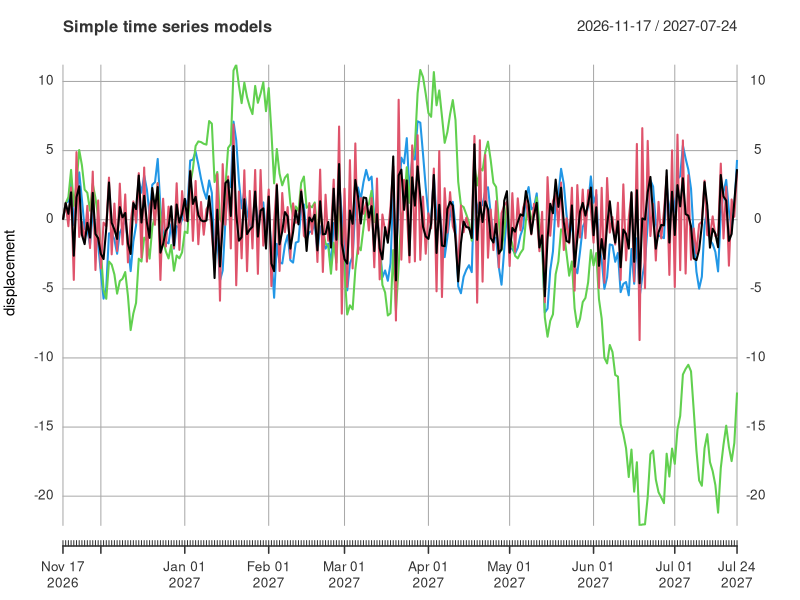
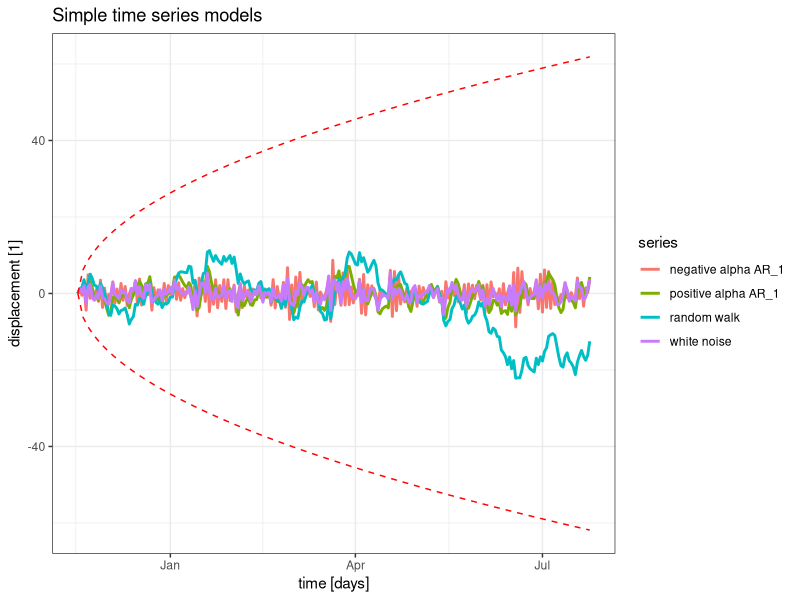
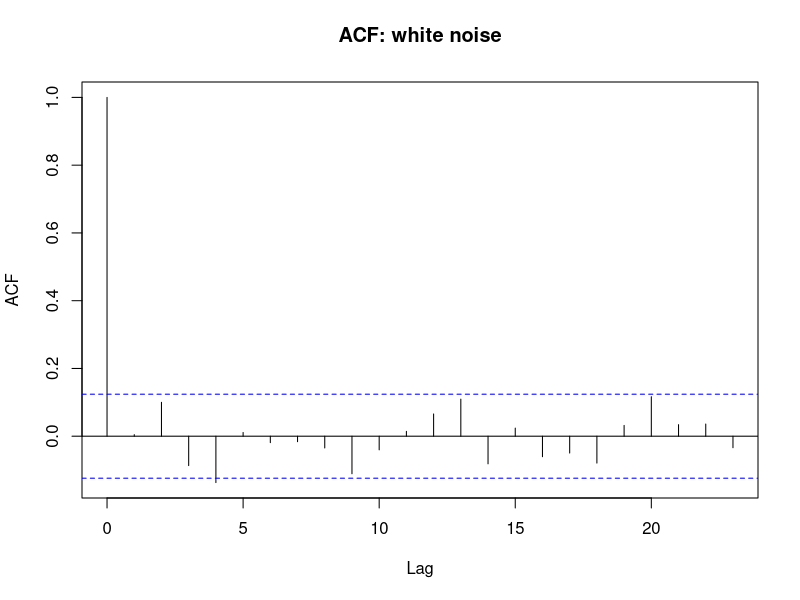
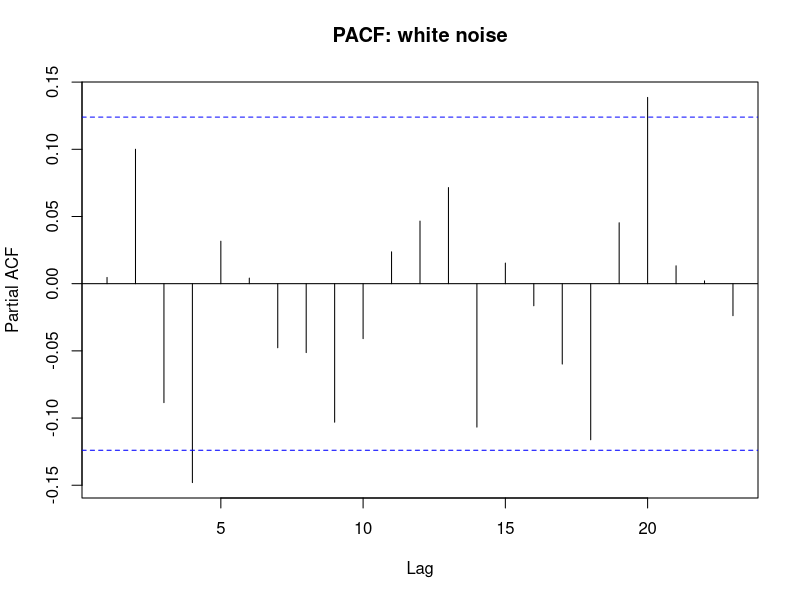
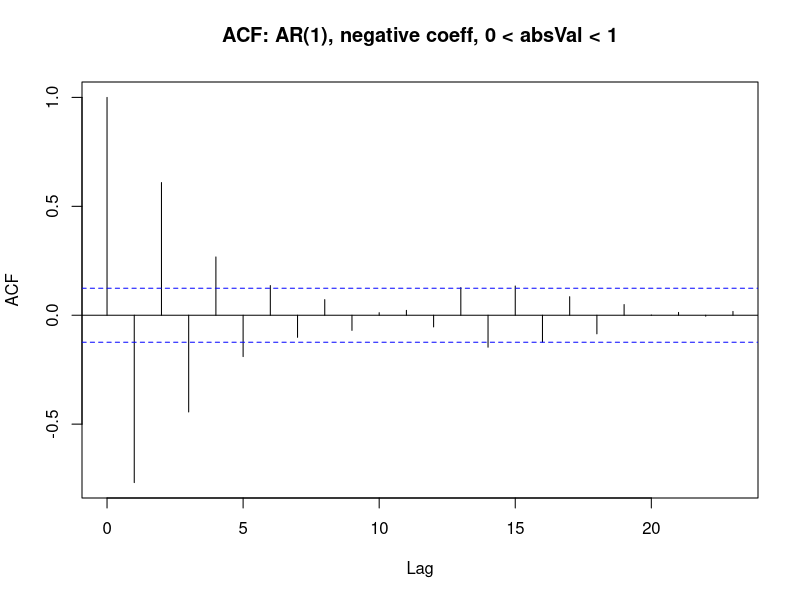
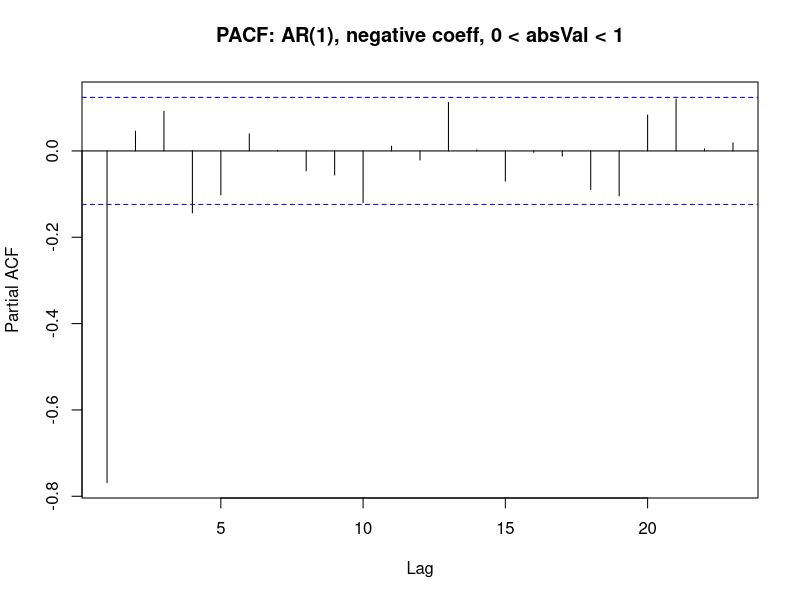
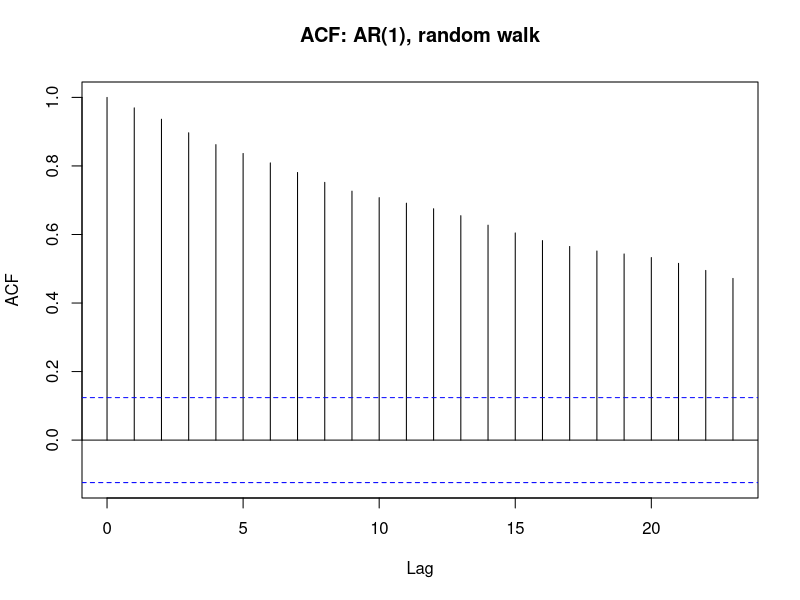
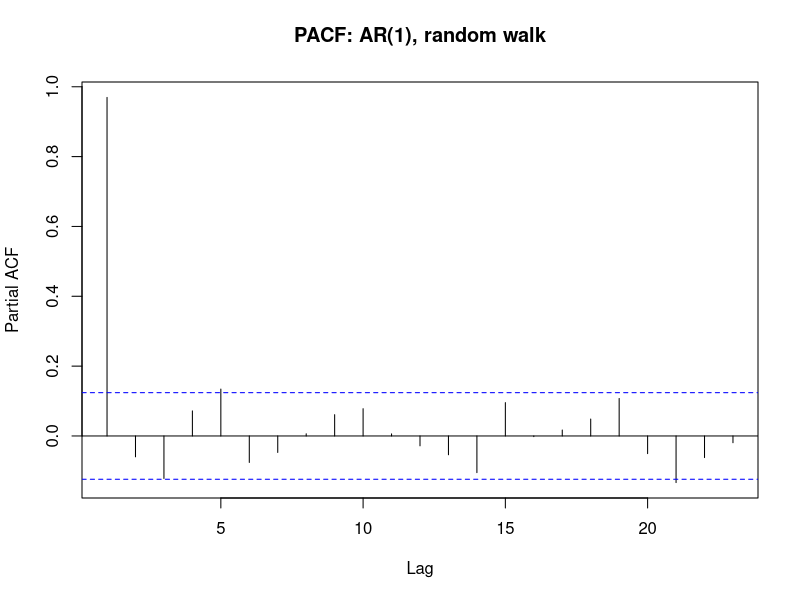

Here is the R script that generated these plots, in order:
################################################################################
# author: Henk van Elst
# file: simpleTimeSeriesModels.R
# date: Sa, 03.10.2020 / Do, 08.10.2020
# description: Generation of simple time series: white noise and AR(1), with
#   special case random walk
# Cf.: https://rc2e.com/timeseriesanalysis
################################################################################

graphics.off()
rm(list=ls())

#-------------------------------------------------------------------------------
## Load packages
#-------------------------------------------------------------------------------
library(xts)
library(ggplot2)
library(broom)
library(magrittr)

#-------------------------------------------------------------------------------
## Specify parameter values
#-------------------------------------------------------------------------------
n <- 250
alpha <- 0.75
sigma <- 2.0

#-------------------------------------------------------------------------------
## Initialise synthetic time series
#-------------------------------------------------------------------------------
time <- Sys.Date() + 0:(n - 1)
y1 <- y2 <- y3 <- y4 <- c(rep(x = 0, times = n))

#-------------------------------------------------------------------------------
## Generate white noise
#-------------------------------------------------------------------------------
# Gaussian white noise
w <-
  rnorm(n = n ,
        mean = 0 ,
        sd = sigma)

# alternative: Gossetian white noise (df = 2)
#w <-
#  rt(n = n , df = 2)

#-------------------------------------------------------------------------------
## Generate synthetic time series
#-------------------------------------------------------------------------------
for (i in 2:n) {
  
  # white noise
  y1[i] <- w[i]
  
  # AR(1): negative coeff, 0 < absVal < 1
  y2[i] <- -alpha * y2[i - 1] + w[i]
  
  # AR(1): random walk
  y3[i] <- y3[i - 1] + w[i]
  
  # AR(1): positive coeff, 0 < absVal < 1
  y4[i] <- alpha * y4[i - 1] + w[i]
}

# Collect data in xts object
y_xts <- xts(x = t(rbind(y1, y2, y3, y4)) ,
             order.by = time)

#-------------------------------------------------------------------------------
# Definition: lines representing +/-Q97.5 of N(0, sigma^2), scaled by sqrt(t)
#-------------------------------------------------------------------------------
line975 <- function(x, sign = 1, sigma = 1.0) {
  t1 <- (x - Sys.Date())
  t2 <- as.numeric(t1)
  out <- sign * qnorm(p = 0.975, mean = 0, sd = sigma) * sqrt(t2)
  return(out)
}

#-------------------------------------------------------------------------------
## Visualisation
#-------------------------------------------------------------------------------
plot.xts(
  x = y_xts ,
  main = "Simple time series models" ,
  xlab = "time" ,
  ylab = "displacement"
)

# https://stackoverflow.com/questions/38597464/multiple-time-series-in-ggplot2-from-xts-object
mseries <-
  cbind(y_xts$y1 ,
        y_xts$y2 ,
        y_xts$y3 ,
        y_xts$y4)
names(mseries) <-
  c("white noise" ,
    "negative alpha AR_1" ,
    "random walk" ,
    "positive alpha AR_1")
index(mseries) <-
  as.Date(index(mseries))

tidy(mseries) %>%
  ggplot(mapping = aes(x = index, y = value, colour = series)) +
  geom_line(size = 1.0) +
  theme_bw() +
  labs(title = "Simple time series models") +
  xlab(label = "time [days]") +
  ylab(label = "displacement [1]") +
  stat_function(
    fun = line975,
    args = list(sign = 1, sigma = sigma),
    linetype = "dashed",
    colour = "red"
  ) +
  stat_function(
    fun = line975,
    args = list(sign = -1, sigma = sigma),
    linetype = "dashed",
    colour = "red"
  )

#-------------------------------------------------------------------------------
## Autocorrelation and partial autocorrelation
#-------------------------------------------------------------------------------
# white noise
acf(x = y_xts$y1, main = "ACF: white noise")
pacf(x = y_xts$y1, main = "PACF: white noise")

# AR(1): negative coeff, 0 < absVal < 1
acf(x = y_xts$y2, main = "ACF: AR(1), negative coeff, 0 < absVal < 1")
pacf(x = y_xts$y2, main = "PACF: AR(1), negative coeff, 0 < absVal < 1")

# AR(1): random walk
acf(x = y_xts$y3, main = "ACF: AR(1), random walk")
pacf(x = y_xts$y3, main = "PACF: AR(1), random walk")

# AR(1): positive coeff, 0 < absVal < 1
acf(x = y_xts$y4, main = "ACF: AR(1), positive coeff, 0 < absVal < 1")
pacf(x = y_xts$y4, main = "PACF: AR(1), positive coeff, 0 < absVal < 1")

#-------------------------------------------------------------------------------
## Generate synthetic lag-1-difference time series
#-------------------------------------------------------------------------------
y_diff_xts <- diff(x = y_xts, lag = 1)

#-------------------------------------------------------------------------------
## Visualisation
#-------------------------------------------------------------------------------
plot.xts(
  x = y_diff_xts ,
  main = "Simple lag-1-difference time series models" ,
  xlab = "time" ,
  ylab = "lag-1-difference displacement"
)

# https://stackoverflow.com/questions/38597464/multiple-time-series-in-ggplot2-from-xts-object
mseries2 <-
  cbind(y_diff_xts$y1 ,
        y_diff_xts$y2 ,
        y_diff_xts$y3 ,
        y_diff_xts$y4)
names(mseries2) <-
  c("white noise lag 1" ,
    "negative alpha AR_1 lag 1" ,
    "random walk lag 1" ,
    "positive alpha AR_1 lag 1")
index(mseries2) <-
  as.Date(index(mseries2))

tidy(mseries2) %>%
  ggplot(mapping = aes(x = index, y = value, colour = series)) +
  geom_line(size = 1.0) +
  theme_bw() +
  labs(title = "Simple lag-1-difference time series models") +
  xlab(label = "time [days]") +
  ylab(label = "lag-1-difference displacement [1]") +
  stat_function(
    fun = line975,
    args = list(sign = 1, sigma = sigma),
    linetype = "dashed",
    colour = "red"
  ) +
  stat_function(
    fun = line975,
    args = list(sign = -1, sigma = sigma),
    linetype = "dashed",
    colour = "red"
  )

#-------------------------------------------------------------------------------
## Autocorrelation and partial autocorrelation
#-------------------------------------------------------------------------------
# white noise
acf(x = y_diff_xts$y1,
    na.action = na.pass,
    main = "ACF: lag-1-difference white noise")
pacf(x = y_diff_xts$y1,
     na.action = na.pass,
     main = "PACF: lag-1-difference white noise")

# AR(1): negative coeff, 0 < absVal < 1
acf(x = y_diff_xts$y2,
    na.action = na.pass,
    main = "ACF: lag-1-difference AR(1), negative coeff, 0 < absVal < 1")
pacf(x = y_diff_xts$y2,
     na.action = na.pass,
     main = "PACF: lag-1-difference AR(1), negative coeff, 0 < absVal < 1")

# AR(1): random walk
acf(x = y_diff_xts$y3,
    na.action = na.pass,
    main = "ACF: lag-1-difference AR(1), random walk")
pacf(x = y_diff_xts$y3,
     na.action = na.pass,
     main = "PACF: lag-1-difference AR(1), random walk")

# AR(1): positive coeff, 0 < absVal < 1
acf(x = y_diff_xts$y4,
    na.action = na.pass,
    main = "ACF: lag-1-difference AR(1), positive coeff, 0 < absVal < 1")
pacf(x = y_diff_xts$y4,
     na.action = na.pass,
     main = "PACF: lag-1-difference AR(1), positive coeff, 0 < absVal < 1")

################################################################################
################################################################################
